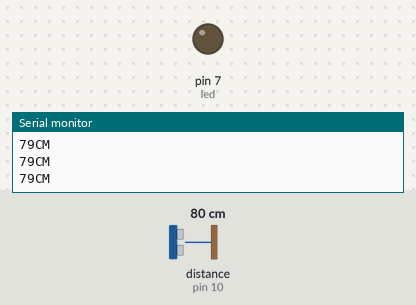
A sketch run on a simulated Arduino Uno, built with avr-gcc and run on an emulated ATmega328P. Parts: output pins drawn as LEDs (lit = HIGH), the last lines printed to the serial monitor. Wiring (inferred from the names in the program): ultrasonic range finder: trigger pin 9; echo pin 10. The test bench sets the inputs (shaded band); at power-on: distance to the obstacle (sensor on pin 10) 80 cm. The echo pulse lasts 58.3 µs per cm; pins used as bus, display or sensor lines are not drawn.

Above: at 1.2 s.
1.3 s: distance to the obstacle (sensor on pin 10) set to 13 cm
2.8 s: distance to the obstacle (sensor on pin 10) set to 10 cm
At 3.8 s:
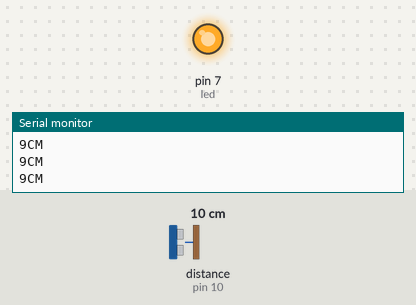
4.3 s: distance to the obstacle (sensor on pin 10) set to 18 cm
At 5.1 s:
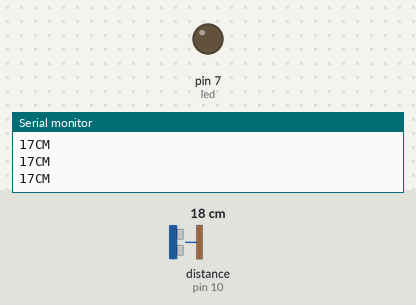
5.8 s: distance to the obstacle (sensor on pin 10) set to 2 cm
At 7.1 s:
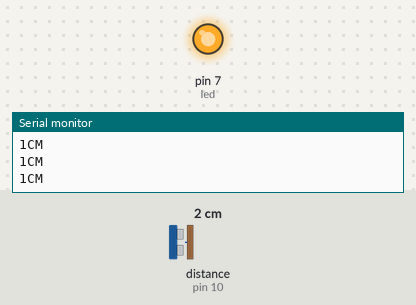
Timing chart, 0 to 8.3 s (numbered marks = the images above; inputs shaded):
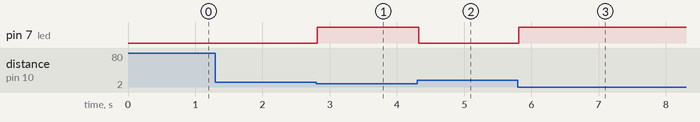

Measured:
- the behaviour switches between 12 and 11 cm on distance to the obstacle (sensor on pin 10) (found by bisection; images 0 and 1)
- after the input at 2.8 s, pin 7 (led): LOW → HIGH at once
- after the input at 4.3 s, pin 7 (led): HIGH → LOW at once
- after the input at 5.8 s, pin 7 (led): LOW → HIGH at once

The sketch:

led_distance.ino
```cpp
int trigPin = 9;
int echoPin = 10;
int led = 7;


void setup() {
  Serial.begin(9600);
   pinMode(led, OUTPUT);
   pinMode(trigPin, OUTPUT);
  pinMode(echoPin, INPUT);
  // put your setup code here, to run once:

}

void loop() {
  long duration, distance;
  digitalWrite(trigPin,HIGH);
  delayMicroseconds(1000);
  digitalWrite(trigPin, LOW);
  duration=pulseIn(echoPin, HIGH);
  distance =(duration/2)/29.1;
  Serial.print(distance);
  Serial.println("CM");
  delay(10);

 if((distance<=10))
  {
    digitalWrite(led, HIGH);
}
   else if(distance>10)
 {
     digitalWrite(led, LOW);
   }
}
```
